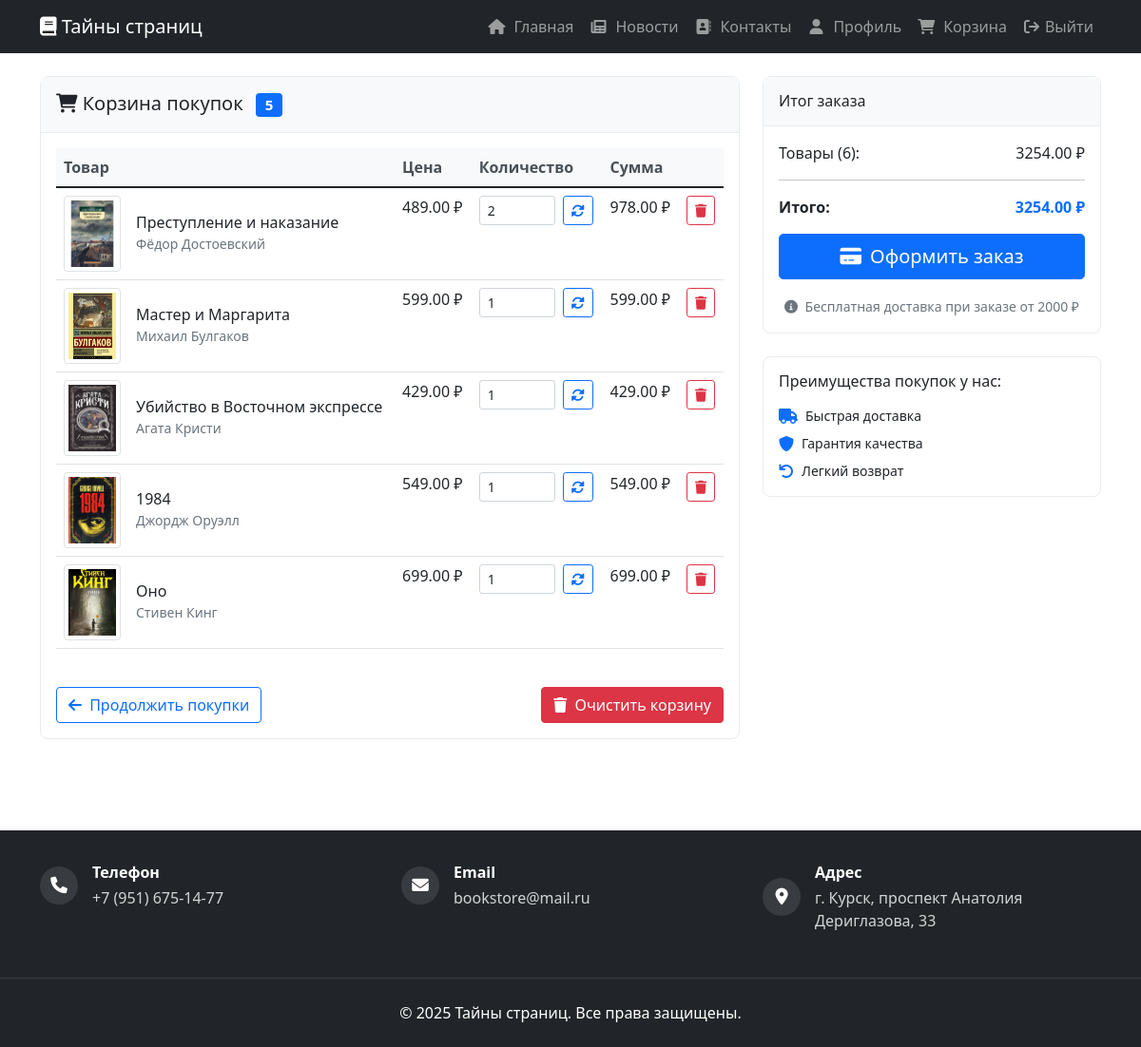
The page /cart/ (signed in) on the database its author committed.
### catalog/models.py (models this page shows, shortened)
class Cart(models.Model):
    user = models.OneToOneField(
        settings.AUTH_USER_MODEL,
        on_delete=models.CASCADE,
        related_name='cart',
        verbose_name='Пользователь'
    )
    created_at = models.DateTimeField(auto_now_add=True, verbose_name='Дата создания')
    updated_at = models.DateTimeField(auto_now=True, verbose_name='Дата обновления')
    class Meta:
        verbose_name = 'Корзина'
        verbose_name_plural = 'Корзины'
    @property
    def total_items(self):
        return self.items.aggregate(total=models.Sum('quantity'))['total'] or 0
    def total_price(self):
        total = 0
        for item in self.items.all():
            total += item.total_price()
        return total

class CartItem(models.Model):
    cart = models.ForeignKey(
        Cart,
        on_delete=models.CASCADE,
        related_name='items',
        verbose_name='Корзина'
    )
    book = models.ForeignKey(
        'Book',
        on_delete=models.CASCADE,
        verbose_name='Книга'
    )
    quantity = models.PositiveIntegerField(default=1, verbose_name='Количество')
    added_at = models.DateTimeField(auto_now_add=True, verbose_name='Дата добавления')
    class Meta:
        verbose_name = 'Элемент корзины'
        verbose_name_plural = 'Элементы корзины'
        unique_together = ['cart', 'book']
    def total_price(self):
        return self.quantity * self.book.price

class Book(models.Model):
    title = models.CharField(max_length=200, verbose_name="Название")
    slug = models.SlugField(max_length=200, unique=True, verbose_name="URL книги")
    author = models.ForeignKey(Author, related_name='books', on_delete=models.SET_NULL, verbose_name="Автор", null=True)
    publisher = models.ForeignKey(Publisher, related_name='books', on_delete=models.SET_NULL, verbose_name="Издательство", null=True)
    categories = models.ManyToManyField(Category, related_name='books', verbose_name="Категории")
    isbn = models.CharField(max_length=13, unique=True, verbose_name="ISBN") # ISBN-13
    description = models.TextField(blank=True, verbose_name="Описание")
    price = models.DecimalField(max_digits=10, decimal_places=2, validators=[MinValueValidator(0)], verbose_name="Цена")
    stock_quantity = models.PositiveIntegerField(verbose_name="Количество на складе")
    created_at = models.DateTimeField(auto_now_add=True, verbose_name="Дата создания записи")
    updated_at = models.DateTimeField(auto_now=True, verbose_name="Дата обновления записи")
    image = models.ImageField(upload_to='images/', help_text="Добавьте изображение обложки", null=True, blank=True)
    class Meta:
        verbose_name = "Книга"
        verbose_name_plural = "Книги"
        ordering = ['title']

class Author(models.Model):
    first_name = models.CharField(max_length=100, verbose_name="Имя")
    last_name = models.CharField(max_length=100, verbose_name="Фамилия")
    bio = models.TextField(blank=True, verbose_name="Биография")
    birth_date = models.DateField(null=True, blank=True, verbose_name="Дата рождения")
    website = models.URLField(blank=True, verbose_name="Веб-сайт")
    class Meta:
        verbose_name = "Автор"
        verbose_name_plural = "Авторы"
        ordering = ['last_name', 'first_name']

### catalog/views.py (the view, shortened to what this page needs)
# urls.py: path('cart/', views.cart_view, name='cart'),
@login_required
def cart_view(request):
    try:
        cart = Cart.objects.get(user=request.user)
    except Cart.DoesNotExist:
        cart = Cart.objects.create(user=request.user)
    context = {
        'cart': cart,
    }
    return render(request, 'catalog/cart.html', context)

### catalog/models.py (called while the page is built)
    def is_admin(self):
        return self.role == 'admin' or self.role == 'admin'

### catalog/templates/catalog/cart.html (shortened to what this page needs)
{% extends 'base.html' %}
{% block content %}
<div class="container py-4">
    <div class="row">
        <div class="col-lg-8 mb-4">
            <div class="card">
                <div class="card-header">
                    <h4 class="h5 mb-0">
                        <i class="fas fa-shopping-cart"></i> Корзина покупок
                        <span class="badge bg-primary ms-2">{{ cart.items.count }}</span>
                    </h4>
                </div>
                <div class="card-body">
                    {% if cart.items.all %}
                    <div class="d-none d-md-block">
                        <div class="table-responsive">
                            <table class="table">
                                <thead>
                                    <tr>
                                        <th>Товар</th>
                                        <th>Цена</th>
                                        <th>Количество</th>
                                        <th>Сумма</th>
                                        <th></th>
                                    </tr>
                                </thead>
                                <tbody>
                                    {% for item in cart.items.all %}
                                    <tr>
                                        <td>
                                            <div class="d-flex align-items-center">
                                                {% if item.book.image %}
                                                <img src="{{ item.book.image.url }}" alt="{{ item.book.title }}"
                                                     class="img-thumbnail me-3" style="width: 60px; height: 80px; object-fit: cover;">
                                                {% else %}
                                                <div class="img-thumbnail me-3 d-flex align-items-center justify-content-center"
                                                     style="width: 60px; height: 80px; background: #f8f9fa;">
                                                    <i class="fas fa-book text-muted"></i>
                                                </div>
                                                {% endif %}
                                                <div>
                                                    <h6 class="mb-0">{{ item.book.title }}</h6>
                                                    <small class="text-muted">{{ item.book.author.first_name }} {{ item.book.author.last_name }}</small>
                                                </div>
                                            </div>
                                        </td>
                                        <td>{{ item.book.price }} ₽</td>
                                        <td>
                                            <form method="post" action="{% url 'update_cart' item.id %}" class="d-flex align-items-center">
                                                <input type="number" name="quantity" value="{{ item.quantity }}"
                                                       min="1" max="{{ item.book.stock_quantity }}"
                                                       class="form-control form-control-sm" style="width: 80px;">
                                                <button type="submit" class="btn btn-sm btn-outline-primary ms-2">
                                                    <i class="fas fa-sync-alt"></i>
                                                </button>
                                            </form>
                                        </td>
                                        <td>{{ item.total_price }} ₽</td>
                                        <td>
                                            <form method="post" action="{% url 'remove_from_cart' item.id %}">
                                                <button type="submit" class="btn btn-sm btn-outline-danger"
                                                        onclick="return confirm('Удалить товар из корзины?')">
                                                    <i class="fas fa-trash"></i>
                                                </button>
                                            </form>
                                        </td>
                                    </tr>
                                    {% endfor %}
                                </tbody>
                            </table>
                        </div>
                    </div>
                    <div class="d-flex justify-content-between mt-4 flex-wrap gap-2">
                        <a href="{% url 'home' %}" class="btn btn-outline-primary">
                            <i class="fas fa-arrow-left me-1"></i> Продолжить покупки
                        </a>
                        <form method="post" action="{% url 'cart' %}">
                            <button type="submit" class="btn btn-danger" name="clear_cart"
                                    onclick="return confirm('Очистить всю корзину?')">
                                <i class="fas fa-trash me-1"></i> Очистить корзину
                            </button>
                        </form>
                    </div>
                    {% endif %}
                </div>
            </div>
        </div>
        <div class="col-lg-4">
            <div class="card mb-4">
                <div class="card-header">
                    <h5 class="h6 mb-0">Итог заказа</h5>
                </div>
                <div class="card-body">
                    <div class="d-flex justify-content-between mb-2">
                        <span>Товары ({{ cart.total_items }}):</span>
                        <span>{{ cart.total_price }} ₽</span>
                    </div>
                    <hr>
                    <div class="d-flex justify-content-between mb-3">
                        <strong>Итого:</strong>
                        <strong class="text-primary">{{ cart.total_price }} ₽</strong>
                    </div>
                    {% if cart.items.all %}
                    <div class="d-grid">
                        <a href="{% url 'checkout' %}" class="btn btn-primary btn-lg">
                            <i class="fas fa-credit-card me-1"></i> Оформить заказ
                        </a>
                    </div>
                    {% else %}
                    <div class="d-grid">
                        <button class="btn btn-primary btn-lg" disabled>
                            <i class="fas fa-credit-card me-1"></i> Оформить заказ
                        </button>
                    </div>
                    {% endif %}
                    <div class="mt-3 text-center">
                        <small class="text-muted">
                            <i class="fas fa-info-circle me-1"></i> Бесплатная доставка при заказе от 2000 ₽
                        </small>
                    </div>
                </div>
            </div>
            <div class="card">
                <div class="card-body">
                    <h6 class="h6 mb-3">Преимущества покупок у нас:</h6>
                    <div class="d-flex align-items-center mb-2">
                        <i class="fas fa-truck text-primary me-2"></i>
                        <small>Быстрая доставка</small>
                    </div>
                    <div class="d-flex align-items-center mb-2">
                        <i class="fas fa-shield-alt text-primary me-2"></i>
                        <small>Гарантия качества</small>
                    </div>
                    <div class="d-flex align-items-center">
                        <i class="fas fa-undo text-primary me-2"></i>
                        <small>Легкий возврат</small>
                    </div>
                </div>
            </div>
        </div>
    </div>
</div>
{% endblock %}

### catalog/templates/base.html (style rules this page uses)
body { min-height: 100vh; display: flex; flex-direction: column; }

### catalog/templates/catalog/cart.html (style rules this page uses)
.card { border: 1px solid #e9ecef; border-radius: 8px; }
.card-header { background-color: #f8f9fa; border-bottom: 1px solid #e9ecef; padding: 1rem; }
.table th { border-top: none; font-weight: 600; color: #495057; background-color: #f8f9fa; }

### rows shown on the page
Cart: items.count "5", total_items "6", total_price "3254.00"
CartItem: book.image (picture), book "Преступление и наказание", book.author.first_name "Фёдор", book.author.last_name "Достоевский", book.price "489.00", quantity "2", total_price "978.00"
CartItem: book.image (picture), book "Мастер и Маргарита", book.author.first_name "Михаил", book.author.last_name "Булгаков", book.price "599.00", quantity "1", total_price "599.00"
CartItem: book.image (picture), book "Убийство в Восточном экспрессе", book.author.first_name "Агата", book.author.last_name "Кристи", book.price "429.00", quantity "1", total_price "429.00"
CartItem: book.image (picture), book "1984", book.author.first_name "Джордж", book.author.last_name "Оруэлл", book.price "549.00", quantity "1", total_price "549.00"
CartItem: book.image (picture), book "Оно", book.author.first_name "Стивен", book.author.last_name "Кинг", book.price "699.00", quantity "1", total_price "699.00"
